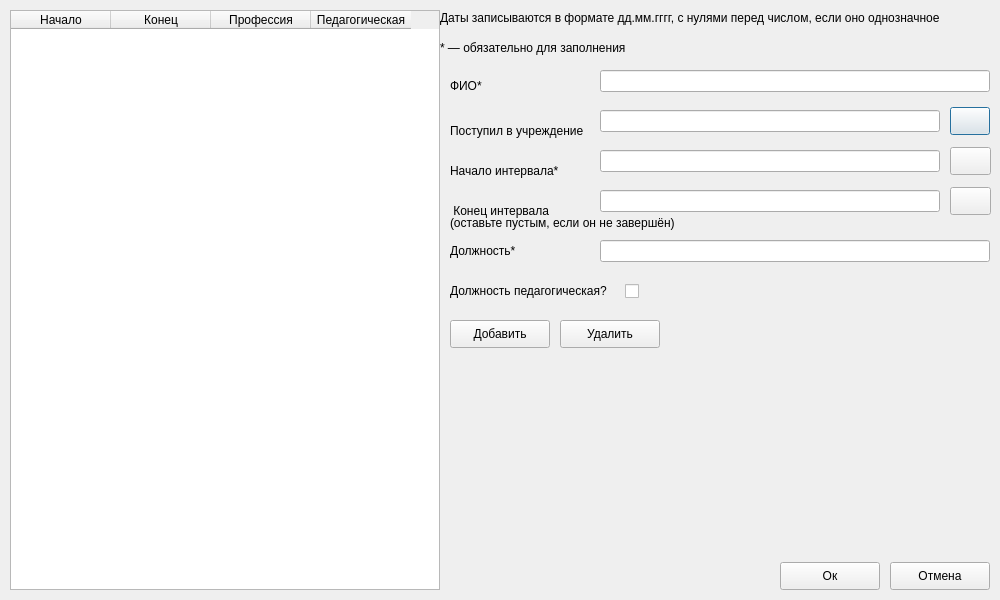
<?xml version="1.0" encoding="UTF-8"?>
<ui version="4.0">
 <class>Dialog</class>
 <widget class="QDialog" name="Dialog">
  <property name="geometry">
   <rect>
    <x>0</x>
    <y>0</y>
    <width>1000</width>
    <height>600</height>
   </rect>
  </property>
  <property name="windowTitle">
   <string>Dialog</string>
  </property>
  <widget class="QTableWidget" name="table">
   <property name="geometry">
    <rect>
     <x>10</x>
     <y>10</y>
     <width>430</width>
     <height>580</height>
    </rect>
   </property>
   <column>
    <property name="text">
     <string>Начало</string>
    </property>
   </column>
   <column>
    <property name="text">
     <string>Конец</string>
    </property>
   </column>
   <column>
    <property name="text">
     <string>Профессия</string>
    </property>
   </column>
   <column>
    <property name="text">
     <string>Педагогическая</string>
    </property>
   </column>
  </widget>
  <widget class="QLabel" name="label_7">
   <property name="geometry">
    <rect>
     <x>440</x>
     <y>10</y>
     <width>979</width>
     <height>16</height>
    </rect>
   </property>
   <property name="text">
    <string>Даты записываются в формате дд.мм.гггг, с нулями перед числом, если оно однозначное</string>
   </property>
  </widget>
  <widget class="QLabel" name="label_8">
   <property name="geometry">
    <rect>
     <x>440</x>
     <y>40</y>
     <width>384</width>
     <height>16</height>
    </rect>
   </property>
   <property name="text">
    <string>* — обязательно для заполнения</string>
   </property>
  </widget>
  <widget class="QLabel" name="label_6">
   <property name="geometry">
    <rect>
     <x>450</x>
     <y>215</y>
     <width>371</width>
     <height>16</height>
    </rect>
   </property>
   <property name="text">
    <string>(оставьте пустым, если он не завершён)</string>
   </property>
  </widget>
  <widget class="QLineEdit" name="fio_lineedit">
   <property name="geometry">
    <rect>
     <x>600</x>
     <y>70</y>
     <width>390</width>
     <height>22</height>
    </rect>
   </property>
  </widget>
  <widget class="QLabel" name="label">
   <property name="geometry">
    <rect>
     <x>450</x>
     <y>70</y>
     <width>141</width>
     <height>31</height>
    </rect>
   </property>
   <property name="text">
    <string>ФИО*</string>
   </property>
  </widget>
  <widget class="QLabel" name="label_9">
   <property name="geometry">
    <rect>
     <x>450</x>
     <y>120</y>
     <width>141</width>
     <height>22</height>
    </rect>
   </property>
   <property name="text">
    <string>Поступил в учреждение</string>
   </property>
  </widget>
  <widget class="QLineEdit" name="entered_lineedit">
   <property name="geometry">
    <rect>
     <x>600</x>
     <y>110</y>
     <width>340</width>
     <height>22</height>
    </rect>
   </property>
  </widget>
  <widget class="QPushButton" name="calendar_btn_entered">
   <property name="geometry">
    <rect>
     <x>950</x>
     <y>107</y>
     <width>40</width>
     <height>28</height>
    </rect>
   </property>
   <property name="text">
    <string/>
   </property>
  </widget>
  <widget class="QLabel" name="label_2">
   <property name="geometry">
    <rect>
     <x>450</x>
     <y>160</y>
     <width>141</width>
     <height>22</height>
    </rect>
   </property>
   <property name="text">
    <string>Начало интервала*</string>
   </property>
  </widget>
  <widget class="QLineEdit" name="start_lineedit">
   <property name="geometry">
    <rect>
     <x>600</x>
     <y>150</y>
     <width>340</width>
     <height>22</height>
    </rect>
   </property>
  </widget>
  <widget class="QPushButton" name="calendar_btn_start">
   <property name="geometry">
    <rect>
     <x>950</x>
     <y>147</y>
     <width>41</width>
     <height>28</height>
    </rect>
   </property>
   <property name="text">
    <string/>
   </property>
  </widget>
  <widget class="QLabel" name="label_3">
   <property name="geometry">
    <rect>
     <x>450</x>
     <y>200</y>
     <width>141</width>
     <height>22</height>
    </rect>
   </property>
   <property name="text">
    <string> Конец интервала         </string>
   </property>
  </widget>
  <widget class="QLineEdit" name="end_lineedit">
   <property name="geometry">
    <rect>
     <x>600</x>
     <y>190</y>
     <width>340</width>
     <height>22</height>
    </rect>
   </property>
  </widget>
  <widget class="QPushButton" name="calendar_btn_end">
   <property name="geometry">
    <rect>
     <x>950</x>
     <y>187</y>
     <width>41</width>
     <height>28</height>
    </rect>
   </property>
   <property name="text">
    <string/>
   </property>
  </widget>
  <widget class="QLabel" name="label_4">
   <property name="geometry">
    <rect>
     <x>450</x>
     <y>240</y>
     <width>142</width>
     <height>22</height>
    </rect>
   </property>
   <property name="text">
    <string>Должность*</string>
   </property>
  </widget>
  <widget class="QLineEdit" name="profession_lineedit">
   <property name="geometry">
    <rect>
     <x>600</x>
     <y>240</y>
     <width>390</width>
     <height>22</height>
    </rect>
   </property>
  </widget>
  <widget class="QLabel" name="label_5">
   <property name="geometry">
    <rect>
     <x>450</x>
     <y>280</y>
     <width>184</width>
     <height>22</height>
    </rect>
   </property>
   <property name="text">
    <string>Должность педагогическая?    </string>
   </property>
  </widget>
  <widget class="QCheckBox" name="is_pedagogical_checkbox">
   <property name="geometry">
    <rect>
     <x>625</x>
     <y>280</y>
     <width>131</width>
     <height>22</height>
    </rect>
   </property>
   <property name="text">
    <string/>
   </property>
  </widget>
  <widget class="QPushButton" name="add_row_btn">
   <property name="geometry">
    <rect>
     <x>450</x>
     <y>320</y>
     <width>100</width>
     <height>28</height>
    </rect>
   </property>
   <property name="text">
    <string>Добавить</string>
   </property>
  </widget>
  <widget class="QPushButton" name="remove_row_btn">
   <property name="geometry">
    <rect>
     <x>560</x>
     <y>320</y>
     <width>100</width>
     <height>28</height>
    </rect>
   </property>
   <property name="text">
    <string>Удалить</string>
   </property>
  </widget>
  <widget class="QPushButton" name="ok_btn">
   <property name="geometry">
    <rect>
     <x>780</x>
     <y>562</y>
     <width>100</width>
     <height>28</height>
    </rect>
   </property>
   <property name="text">
    <string>Ок</string>
   </property>
  </widget>
  <widget class="QPushButton" name="cancel_btn">
   <property name="geometry">
    <rect>
     <x>890</x>
     <y>562</y>
     <width>100</width>
     <height>28</height>
    </rect>
   </property>
   <property name="text">
    <string>Отмена</string>
   </property>
  </widget>
 </widget>
 <resources/>
 <connections/>
</ui>
